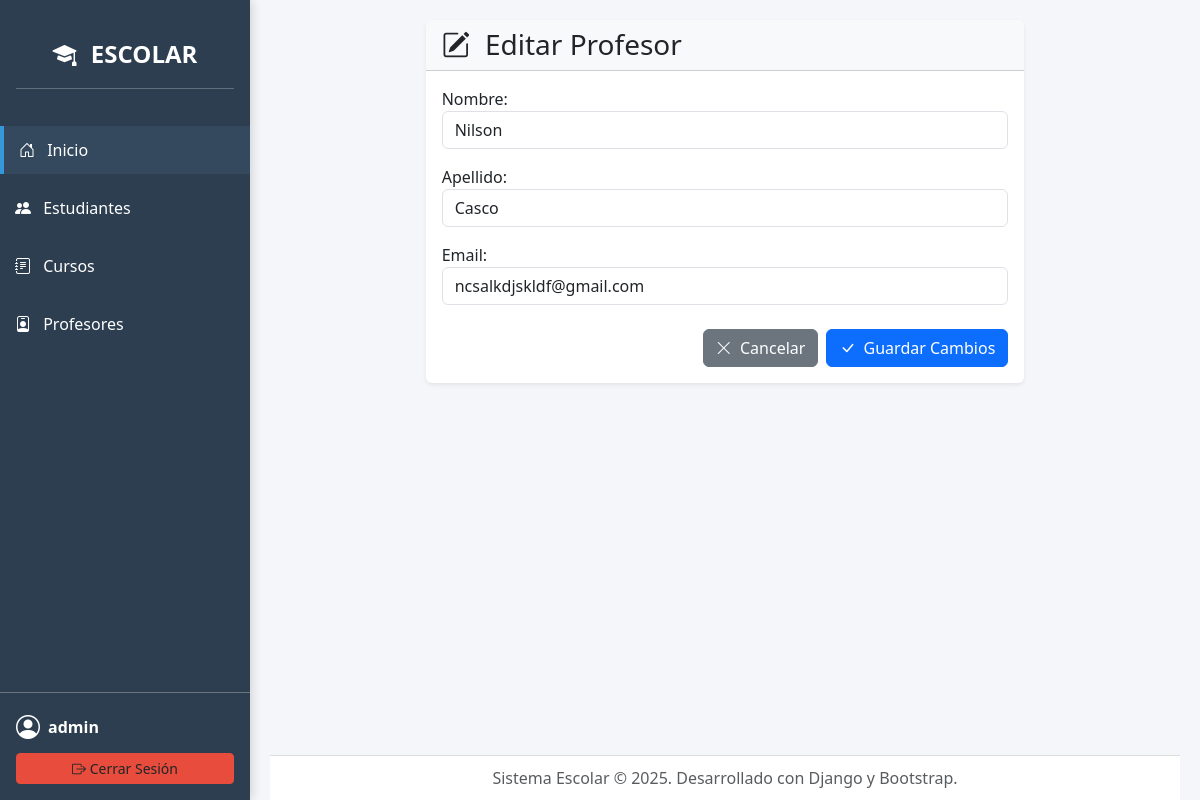
The app's page /profesores/1/editar/ (signed in) with its own data.
### core/models.py (models this page shows, shortened)
class Profesor(models.Model):
    nombre = models.CharField(max_length=200)
    apellido = models.CharField(max_length=200, default='(sin apellido)')
    email = models.EmailField(blank=True)
    class Meta:
        verbose_name = "Profesor"
        verbose_name_plural = "Profesores"
        ordering = ['apellido', 'nombre']

### core/views.py (the view)
# urls.py: path('profesores/<int:pk>/editar/', views.ProfesorUpdateView.as_view(), name='profesor_edit'),
class ProfesorUpdateView(LoginRequiredMixin, UpdateView):
    model = Profesor
    form_class = ProfesorForm
    template_name = 'profesores/profesor_form.html'
    success_url = reverse_lazy('profesor_list')

### core/forms.py
class ProfesorForm(forms.ModelForm):
    class Meta:
        model = Profesor
        fields = ['nombre', 'apellido', 'email'] # Ya incluye 'apellido'
        widgets = {
            'nombre': forms.TextInput(attrs={'class': 'form-control'}),
            'apellido': forms.TextInput(attrs={'class': 'form-control'}),
            'email': forms.EmailInput(attrs={'class': 'form-control'}),
        }

### core/templates/profesores/profesor_form.html (shortened to what this page needs)
{% extends "base.html" %}
{% load widget_tweaks %}
{% block content %}
<div class="row justify-content-center">
    <div class="col-md-10 col-lg-8">
        <div class="card shadow-sm border-0">
            <div class="card-header bg-light">
                <h3 class="mb-0">{% if object %}<i class="bi bi-pencil-square me-2"></i> Editar Profesor{% else %}<i class="bi bi-person-plus-fill me-2"></i> Nuevo Profesor{% endif %}</h3>
            </div>
            <div class="card-body">
                <form method="post" novalidate>{% csrf_token %}
                    {% for field in form %}<div class="mb-3">
                        {{ field.label_tag }}
                        {% render_field field class="form-control" %}
                    </div>{% endfor %}
                    <div class="mt-4 d-flex justify-content-end gap-2">
                        <a href="{% url 'profesor_list' %}" class="btn btn-secondary"><i class="bi bi-x-lg me-1"></i> Cancelar</a>
                        <button type="submit" class="btn btn-primary"><i class="bi bi-check-lg me-1"></i> Guardar Cambios</button>
                    </div>
                </form>
            </div>
        </div>
    </div>
</div>
{% endblock %}

### core/templates/base.html (shortened to what this page needs)
<!doctype html>
<html lang="es">
{% load static %}
<head>
    <link href="https://cdn.jsdelivr.net/npm/bootstrap@5.3.2/dist/css/bootstrap.min.css" rel="stylesheet">
    <link href="https://cdn.jsdelivr.net/npm/bootstrap-icons@1.11.1/font/bootstrap-icons.css" rel="stylesheet">
</head>
<body>
    <div class="sidebar d-flex flex-column">
        <div class="p-3 text-center">
            <a class="navbar-brand fw-bold" href="{% url 'home' %}">
                <i class="bi bi-mortarboard-fill me-2"></i> ESCOLAR
            </a>
            <hr class="text-white">
        </div>
<ul class="nav flex-column mb-auto">
    <li class="nav-item">
        <a class="nav-link text-white active" aria-current="page" href="{% url 'home' %}">
            <i class="bi bi-house-door me-2"></i> Inicio
        </a>
    </li>
    {% if user.is_authenticated %}
        <li class="nav-item">
            <a class="nav-link text-white" href="{% url 'estudiante_list' %}">
                <i class="bi bi-people-fill me-2"></i> Estudiantes
            </a>
        </li>
        <li class="nav-item">
            <a class="nav-link text-white" href="{% url 'curso_list' %}">
                <i class="bi bi-journal-text me-2"></i> Cursos
            </a>
        </li>
        <li class="nav-item">
            <a class="nav-link text-white" href="{% url 'profesor_list' %}">
                <i class="bi bi-person-badge me-2"></i> Profesores
            </a>
        </li>
    {% endif %}
</ul>
        <div class="user-info p-3 mt-auto border-top border-secondary">
            {% if user.is_authenticated %}
                <div class="d-flex align-items-center text-white mb-2">
                    <i class="bi bi-person-circle fs-4 me-2"></i>
                    <span class="fw-bold">{{ user.username }}</span>
                </div>
                <form method="POST" action="{% url 'logout' %}" class="d-inline w-100">
                    <button type="submit" class="btn logout-btn btn-sm w-100">
                        <i class="bi bi-box-arrow-right"></i> Cerrar Sesión
                    </button>
                </form>
            {% else %}
                <a class="btn btn-outline-light btn-sm w-100" href="{% url 'login' %}">
                    <i class="bi bi-box-arrow-in-right"></i> Iniciar Sesión
                </a>
            {% endif %}
        </div>
    </div>
    <div class="content-wrapper">
        <main class="pb-5">
            {% block content %}
            {% endblock %}
        </main>
        <footer class="app-footer text-muted">
            Sistema Escolar © 2025. Desarrollado con Django y Bootstrap.
        </footer>
    </div>
</body>
</html>

### core/templates/base.html (style rules this page uses)
body { background-color: #f4f6f9; font-family: "Segoe UI", sans-serif; margin: 0; padding: 0; display: flex; min-height: 100vh; }
.sidebar { width: 250px; flex-shrink: 0; background-color: #2c3e50; color: white; box-shadow: 2px 0 10px rgba(0, 0, 0, 0.15); position: sticky; top: 0; padding-top: 20px; }
.content-wrapper { flex-grow: 1; padding: 20px; padding-bottom: 70px; position: relative; }
.sidebar .nav-link { color: #bdc3c7; padding: 12px 15px; margin: 5px 0; transition: background-color 0.3s, color 0.3s; }
.sidebar .nav-link:hover, .sidebar .nav-link.active { background-color: #34495e; color: white; border-left: 4px solid #3498db; }
.sidebar .navbar-brand { color: white; font-size: 1.5rem; text-align: center; }
.app-footer { position: absolute; bottom: 0; width: calc(100% - 40px); background-color: #fff; color: #2c3e50; padding: 10px 0; text-align: center; border-top: 1px solid #ddd; }
.sidebar .logout-btn { background-color: #e74c3c; border-color: #e74c3c; }

### records on screen
Profesor: nombre "Nilson" "Casco" "ncsalkdjskldf@gmail.com"

### other values on screen
{{ user.username }} "admin"
{{ field.label_tag }} "Nombre:" "Apellido:" "Email:"
